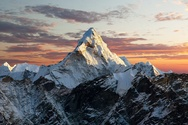
#> input picture Laboratorium 4/himalayas.jpg, 188 x 125 px, shrunk from 720 x 480 before the run
$ python Zadanie4_1.py
#> lines starting #> are read from the running program, lines starting #| are printed output that depends on the picture
import cv2
import numpy as np
from matplotlib import pyplot as plt

# Wczytanie dwoch roznych obrazow
image1 = cv2.imread('himalayas.jpg')
#> image1 is the input picture: shape (125, 188, 3); mean B, G, R 114, 114.2, 118.3
image2 = cv2.imread('himalayas-high-resolution.jpg')
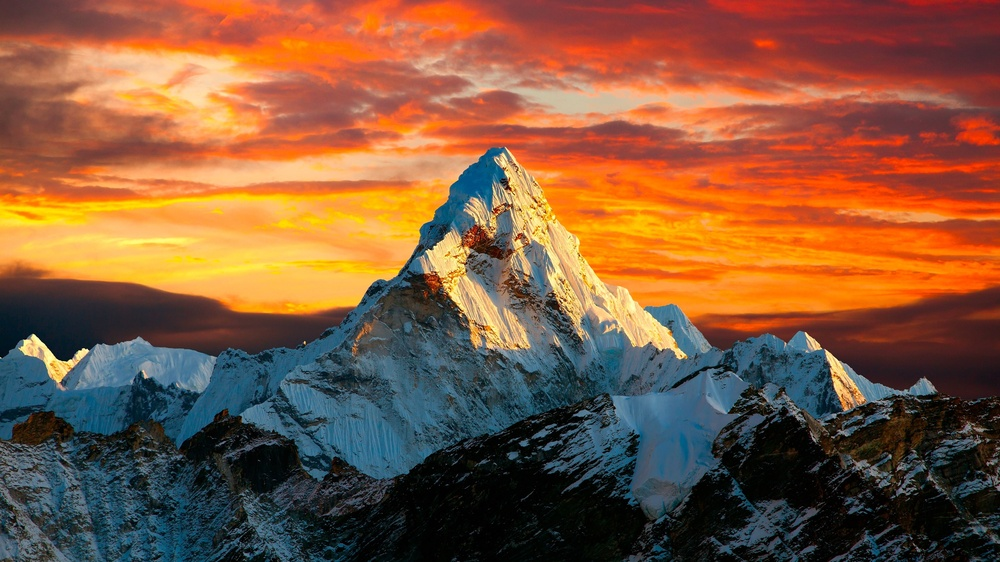
#> input picture Laboratorium 4/himalayas-high-resolution.jpg, 1000 x 562 px, shrunk from 3840 x 2160 before the run
#> image2 is the input picture: shape (562, 1000, 3); mean B, G, R 61.1, 89, 132.6

# Konwersja do skali szarosci
image_gray1 = cv2.cvtColor(image1, cv2.COLOR_BGR2GRAY)
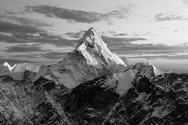
#> image_gray1: shape (125, 188); min 1, max 247, mean 115.4
image_gray2 = cv2.cvtColor(image2, cv2.COLOR_BGR2GRAY)

# Kopie obrazow jako int do obliczen
output1 = image_gray1.astype(np.int32)
output2 = image_gray2.astype(np.int32)

# Funkcja kwantyzacji
def find_closest_grey_color(pixel):
    return round(pixel / 255) * 255

# Dithering na pierwszym obrazie
for y in range(output1.shape[0] - 1):
    for x in range(1, output1.shape[1] - 1):
        oldpixel = output1[y, x]
        newpixel = find_closest_grey_color(oldpixel)
        output1[y, x] = newpixel
        quant_error = oldpixel - newpixel

        output1[y, x + 1] += quant_error * 7 / 16
        output1[y + 1, x - 1] += quant_error * 3 / 16
        output1[y + 1, x] += quant_error * 5 / 16
        output1[y + 1, x + 1] += quant_error * 1 / 16
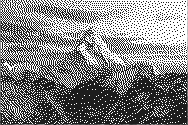
#> output1: shape (125, 188) int32; min -33, max 255, mean 113.6; drawn with min black and max white

# Dithering na drugim obrazie
for y in range(output2.shape[0] - 1):
    for x in range(1, output2.shape[1] - 1):
        oldpixel = output2[y, x]
        newpixel = find_closest_grey_color(oldpixel)
        output2[y, x] = newpixel
        quant_error = oldpixel - newpixel

        output2[y, x + 1] += quant_error * 7 / 16
        output2[y + 1, x - 1] += quant_error * 3 / 16
        output2[y + 1, x] += quant_error * 5 / 16
        output2[y + 1, x + 1] += quant_error * 1 / 16
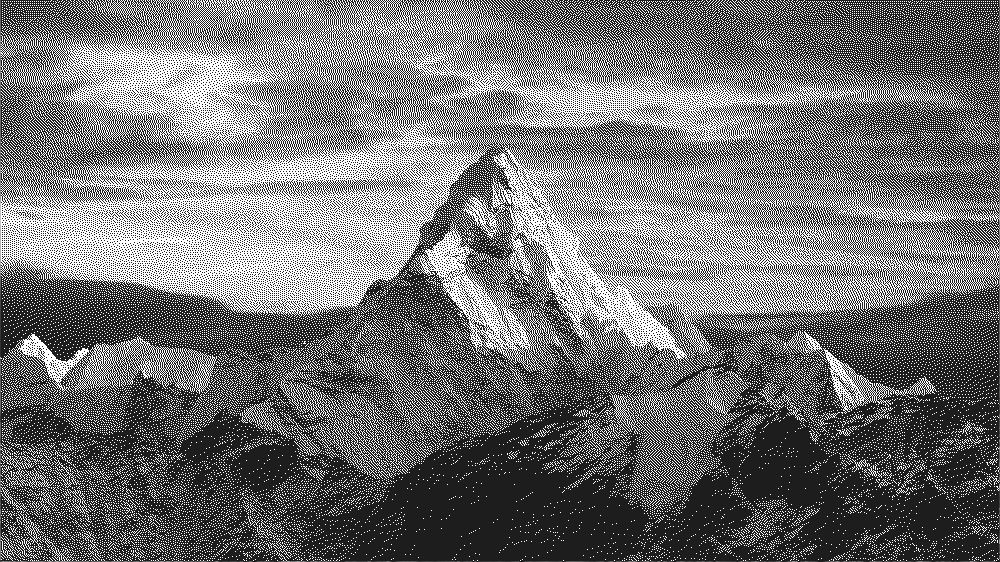
#> output2: shape (562, 1000) int32; min -33, max 255, mean 97; drawn with min black and max white

# Przyciecie i konwersja do uint8
output1 = np.clip(output1, 0, 255).astype(np.uint8)
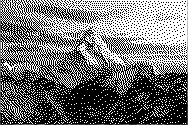
#> output1: shape (125, 188); min 0, max 255, mean 113.6
output2 = np.clip(output2, 0, 255).astype(np.uint8)
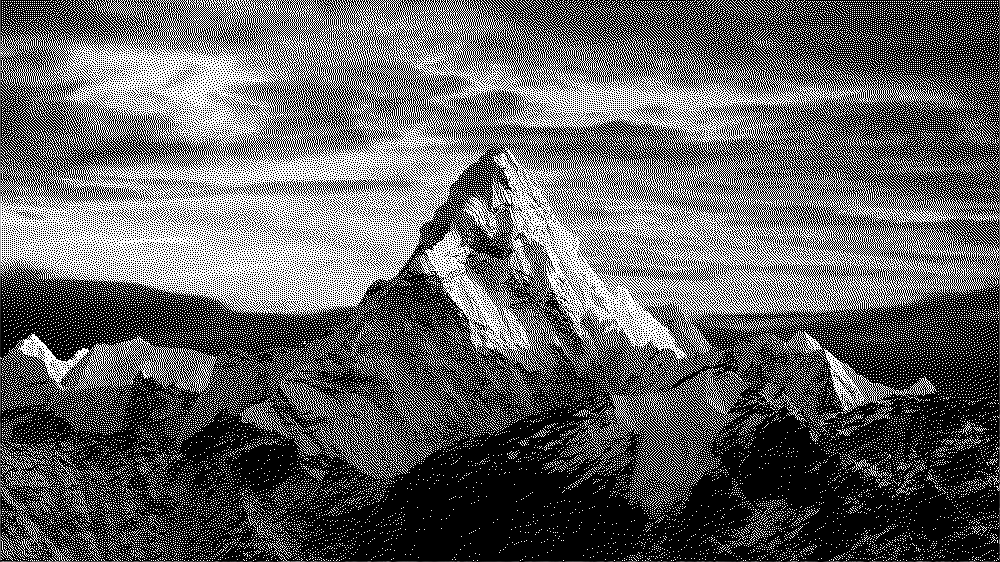
#> output2: shape (562, 1000); min 0, max 255, mean 97

# Wyswietlenie obu wynikow obok siebie
plt.figure(figsize=(16, 8))

plt.subplot(1, 2, 1)
plt.imshow(output1, cmap='gray')
plt.title('Dithering obrazu o obnizonej rozdzielczosci')
plt.axis('off')

plt.subplot(1, 2, 2)
plt.imshow(output2, cmap='gray')
plt.title('Dithering obrazu o zwiekszonej rozdzielczosci')
plt.axis('off')

plt.tight_layout()
plt.show()

# Histogram
histr = cv2.calcHist([output2], [0], None, [256], [0, 256])
#> histr = 256 values, max 346807 at index 0, min 0 at index 142, mean 2195.3

plt.figure(figsize=(12, 6))
plt.plot(histr, label='himalayas-high-resolution.jpg')
plt.xlim([0, 256])
plt.xlabel('Wartosc skladowej koloru [0-255]')
plt.ylabel('Liczba pikseli')
plt.title('Histogram jasnosci po ditheringu')
plt.legend()
plt.grid(True)
plt.show()
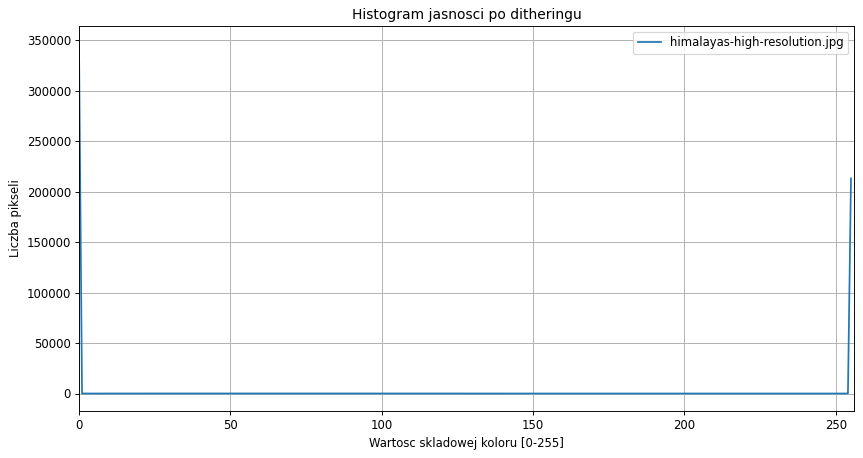
#> figure drawn by matplotlib, 1 panel; curve peaks at x = 0, y = 346807
